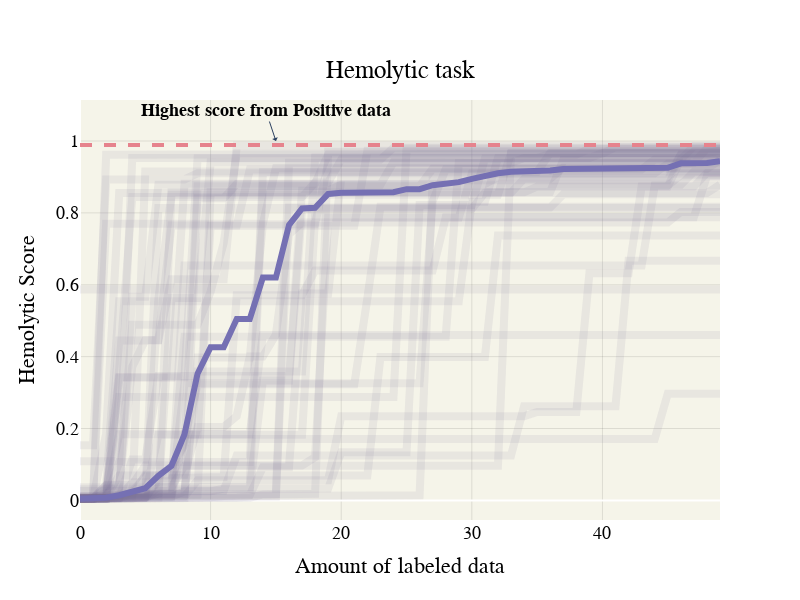

The notebook cell this image was saved under:
### Code cell
import plotly.express as px 
import plotly.graph_objects as go
from plotly.subplots import make_subplots
import matplotlib.pyplot as plt 
import matplotlib as mpl
import matplotlib.pyplot as plt
import matplotlib.font_manager as font_manager
import urllib.request

mpl.rcParams.update(mpl.rcParamsDefault)

#fig = make_subplots(rows=1, cols=2)


seq_lens = []
def current_best_idx(ys):
    curr_best_idx = [0]
    curr_best = ys[0]
    for i, y in enumerate(ys):
        if i == 0:
            continue
        if y > curr_best:
            curr_best_idx.append(i)
            curr_best = y
    return curr_best_idx

#fig = px.line(df, x="year", y="lifeExp", title='Life expectancy in Canada')
#fig.show()
fig = go.Figure()

#print(seqlen)
y_task1 = []
y_task1_ohc = []
y_task1_grad = []
task1_idx = []
ohc_idx = []
grad_idx = []
for i in range(50):
    with open('./result_task1/labels_0414/y_{0}.pkl'.format(i), 'rb') as f:
        y = pickle.load(f)[:50]
        curr = current_best(y)
        curr_idx = current_best_idx(y)
        y_task1.append(curr)
        task1_idx.append(curr_idx)
        fig.add_trace(go.Scatter(y=curr, line_width=8, line_color='#766991', opacity=0.1))
        
        #ax.plot(curr, alpha=0.2, color='lightskyblue', linewidth=5)
    with open('./result_task1/seqlen_0414/seq_{0}.pkl'.format(i), 'rb') as f1:
        seq_lens.append(pickle.load(f1)[:50])
    '''
    
    with open('./result_task1/labels_grad_0617/y_{0}.pkl'.format(i), 'rb') as f:
        y = pickle.load(f)[:50]
        curr = current_best(y)
        curr_idx = current_best_idx(y)
        y_task1_grad.append(curr)
        grad_idx.append(curr_idx)
        #fig.add_trace(go.Scatter(y=curr, line_width=8, line_color='#766991', opacity=0.1))
        
    with open('./result_task1/labels_ohc_0617/y_{0}.pkl'.format(i), 'rb') as f:
        y = pickle.load(f)[:50]
        curr = current_best(y)
        curr_idx = current_best_idx(y)
        y_task1_ohc.append(curr)
        ohc_idx.append(curr_idx)
        #fig.add_trace(go.Scatter(y=curr, line_width=8, line_color='#766991', opacity=0.1))
    '''
new_seqlen = []
for i in range(50):
    curr_len = seq_lens[i][0]
    smooth_len = []
    for idx, ele in enumerate(seq_lens[i]):
        if idx in task1_idx[i]:
            curr_len = ele
        smooth_len.append(curr_len)
    new_seqlen.append(smooth_len)
    
y_task1 = np.array(y_task1)
y_task1_ohc = np.array(y_task1_ohc)
y_task1_grad = np.array(y_task1_grad)
seqlen = jnp.mean(jnp.array(new_seqlen), axis=0)    
y_task1_median = np.median(y_task1, axis=0)
y_grad_median = np.median(y_task1_grad, axis=0)
y_ohc_median = np.median(y_task1_ohc, axis=0)
y_task1_max = np.max(y_task1, axis=0)
y_task1_min = np.min(y_task1, axis=0)
fig.add_trace(go.Scatter(y=y_task1_median, line_color='#7570b3', line_width=6, opacity=1))
#fig.add_trace(go.Scatter(name="UniRep / Bayesian Optimization", y=y_task1_median, line_color='#1b9e77', line_width=6, opacity=0.8))
fig.add_hline(y=0.9886331, line_width=4, opacity=1, line_color='rgb(230, 131, 141)', line_dash="dash")

#fig.add_trace(go.Scatter(name="UniRep / Greedy", y=y_grad_median, line_color='#d95f02', line_width=6, opacity=0.8))
#fig.add_trace(go.Scatter(name="One-hot / Bayesian Optimization", y=y_ohc_median, line_color='#7570b3', line_width=6, opacity=0.8))

fig.update_layout(
    #title="Hemolitic task",
    #paper_bgcolor="#f5f4e9",
    height=600,
    width=800,
    plot_bgcolor="#f5f4e9",
    xaxis_gridcolor="rgba(0, 0, 0, 0.1)",
    xaxis_title="Amount of labeled data",
    yaxis_gridcolor="rgba(0, 0, 0, 0.1)",
    yaxis_title="Hemolytic Score",
    showlegend=False,
    title={
        'text': "Hemolytic task",
        'y':0.9,
        'x':0.5,
        'xanchor': 'center',
        'yanchor': 'top'},
    legend=dict(
        yanchor="top",
        y=0.25,
        xanchor="left",
        x=0.40
    ),
    font=dict(
        family="Courier New, monospace",
        size=18,
        color="Black",
    )
    )

fig.add_annotation(x=15, y=1,
            text="<b>Highest score from Positive data</b>",
            showarrow=True,
            arrowhead=1)
fig.show(scale=2)
fig.write_image('hemo1.png', scale=2.2)
fig.update_xaxes(rangemode="nonnegative")
#ax.text(1, 0.92, 'Highest score from Positive data', fontsize=10)
print(y_task1_median[-1])
